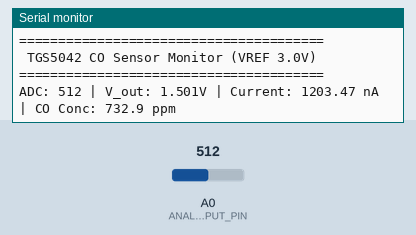
The sketch below on a simulated Arduino Nano, built with avr-gcc and run on an emulated ATmega328P. Shown: the last lines printed to the serial monitor. Inputs (shaded band) come from the test bench; at power-on: A0 (ANALOG_INPUT_PIN) = 512.

Above: at 1.2 s.
1.3 s: A0 (ANALOG_INPUT_PIN) set to 716
At 2.7 s:
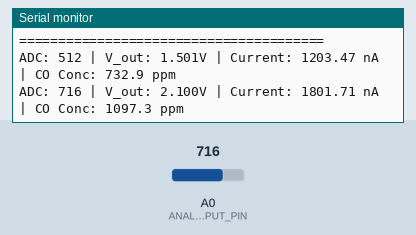
4.0 s: A0 (ANALOG_INPUT_PIN) set to 900
At 5.6 s:
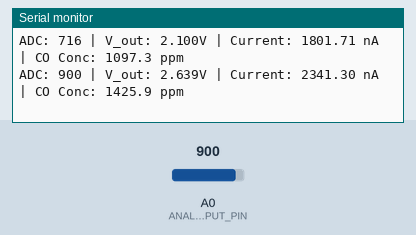
Timing chart, 0 to 7.1 s (numbered marks = the images above; inputs shaded):
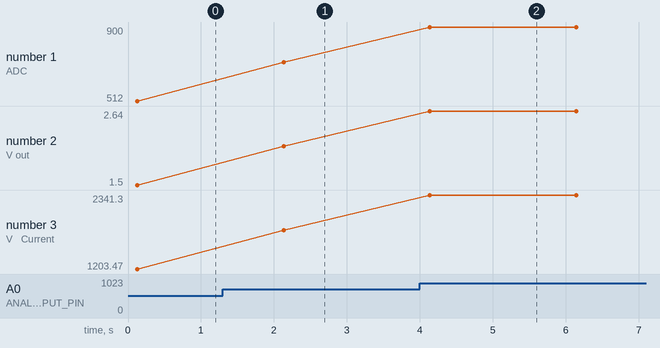

The sketch:

TGS5042_Read.ino
```cpp
/*
 * File:TGS5042_Read.ino
 * VERS: 0.1 REV:260613
 * TGS5042 Carbon Monoxide Sensor Readout Sketch
 * Optimized for Arduino Nano with External 3.0V Analog Reference(AREF)
 *
 * This is a quick test - it should read out from the sensor.
 *
 *  NOTE:  PIC16F688 (U2) Must be removed from the circuit card!
 *         Sensor Output analog signal from U3 Buffer is on U2 socket Pin 8 (AN6)
 *         Power pins:  ( you can power the board from the Nano as well)
 *          3v3 is on U2 pin 9 (AN7)
 *          5V  power is on U2 pin 9 (AN7)
 *          GND is on U2 pin 14 (Vss)
 *
 */

// Hardware Pin Configuration
const int ANALOG_INPUT_PIN = A0;  // Connects to Stage 2 Output (Op-amp Pin 7)

// Circuit and Sensor Constants
const float V_REF = 3.0;          // External Reference Voltage tied to AREF pin (Volts)
const float ADC_RESOLUTION = 1023.0;
const float TIA_GAIN_RESISTOR = 1000000.0; // 1M Ohm feedback resistor (Stage 1)

// Hardware 3v3 R17 = 480k R16 = 47k
// Note: Using the measured value
const float BASELINE_VOLTAGE = 0.298;  //they were probabily looking for 1/10th 3.3v

// Sensor Calibration Constant
const float SENSOR_SENSITIVITY = 1.642; // From the label on sensor

void setup() {
  Serial.begin(9600);

  // CRITICAL: Tells Arduino to use the 3.0V rail on the AREF pin for ADC conversions
  analogReference(EXTERNAL);
  pinMode(ANALOG_INPUT_PIN, INPUT);

  Serial.println(F("======================================="));
  Serial.println(F(" TGS5042 CO Sensor Monitor (VREF 3.0V) "));
  Serial.println(F("======================================="));
}

void loop() {
  // 1. Read the raw ADC value (Mapped against the 3.0V AREF ceiling)
  int rawAdc = analogRead(ANALOG_INPUT_PIN);

  // 2. Convert raw digital steps back into measured voltage
  float measuredVoltage = (rawAdc / ADC_RESOLUTION) * V_REF;

  // 3. Isolate the gas voltage shift from the hardware baseline
  float gasVoltageShift = measuredVoltage - BASELINE_VOLTAGE;

  // 4. Convert the voltage shift back to sensor current (A -> nA)
  float sensorCurrent_nA = (gasVoltageShift / TIA_GAIN_RESISTOR) * 1000000000.0;

  // 5. Compute the final carbon monoxide concentration in ppm
  float co_ppm = sensorCurrent_nA / SENSOR_SENSITIVITY;

  // Clamp negative drift values gracefully
  if (co_ppm < 0.0) co_ppm = 0.0;

  // 6. Print diagnostics
  Serial.print(F("ADC: "));  Serial.print(rawAdc);
  Serial.print(F(" | V_out: ")); Serial.print(measuredVoltage, 3);
  Serial.print(F("V | Current: ")); Serial.print(sensorCurrent_nA, 2);
  Serial.print(F(" nA | CO Conc: ")); Serial.print(co_ppm, 1);
  Serial.println(F(" ppm"));

  delay(2000);
}
```

Measured:
- after the input at 1.3 s, the serial monitor: prints a new line after 0.83 s (image 1)
- after the input at 4.0 s, the serial monitor: prints a new line after 0.14 s (image 2)
- plotted number 1: 512 → 716 after the input at 1.3 s, 716 → 900 after the input at 4.0 s
- plotted number 2: 1.5 → 2.1 after the input at 1.3 s, 2.1 → 2.64 after the input at 4.0 s
- plotted number 3: 1203.47 → 1801.71 after the input at 1.3 s, 1801.71 → 2341.3 after the input at 4.0 s
